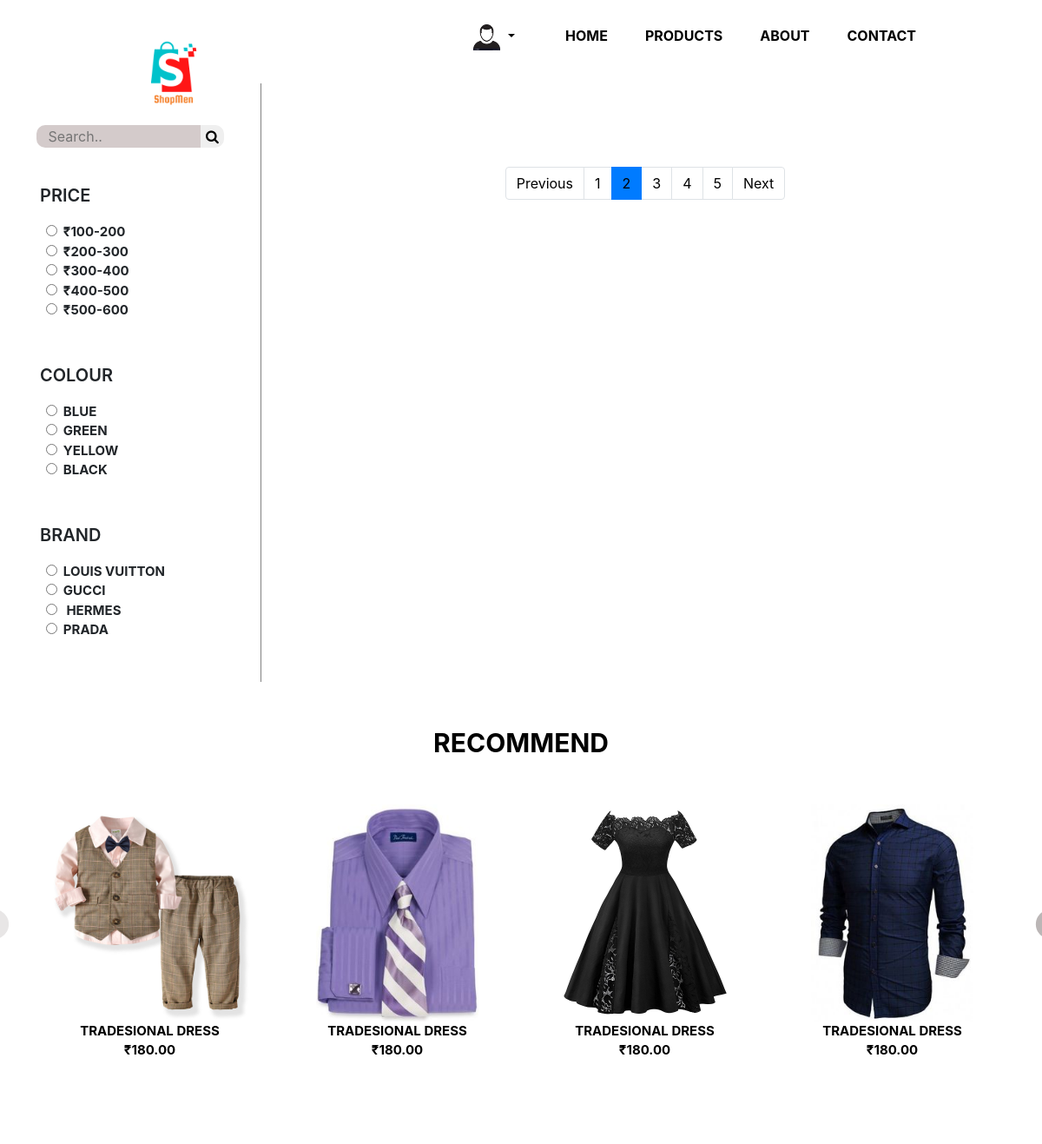
The app's page /Logged_in_product_page.php (upper part), older data.
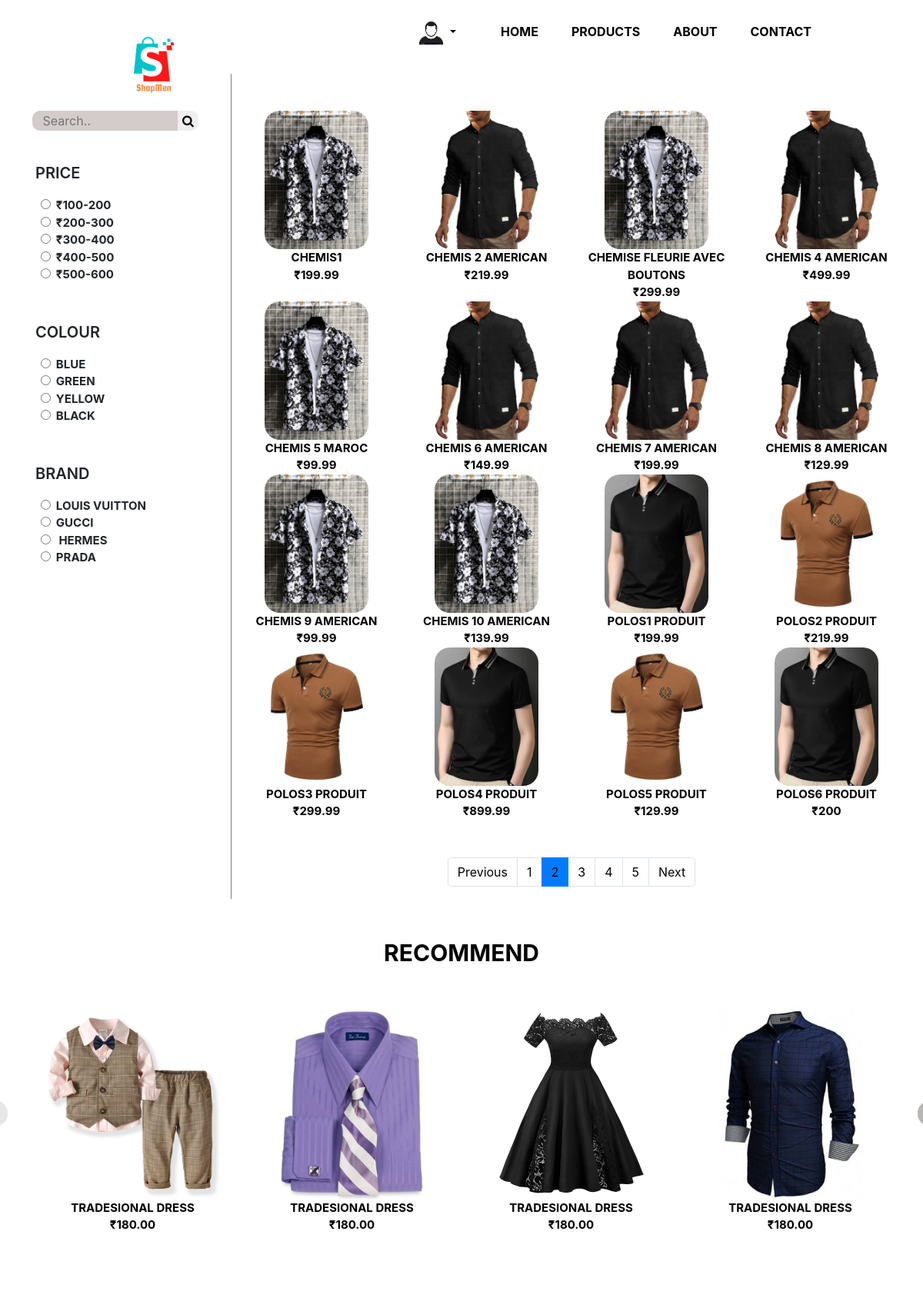
The same page, newer data.
### tables this page shows
CREATE TABLE IF NOT EXISTS `produit` (
  `id_produit` int(11) NOT NULL AUTO_INCREMENT,
  `prod_nom` varchar(50) NOT NULL,
  `prod_description` text NOT NULL,
  `prod_prix` float NOT NULL,
  `prod_img` varchar(20) NOT NULL,
  `id_cat` int(11) NOT NULL,
  PRIMARY KEY (`id_produit`),
  KEY `etrangeree` (`id_cat`)
);

### Logged_in_product_page.php (the view, shortened to what this page needs)
<?php
    require_once('dbconn.php');
    $req ="SELECT * FROM produit LIMIT 16";
    $ps=$pdo->prepare($req);
    $ps->execute();
?>
<html>
    <head>
        <link rel="stylesheet" href="https://maxcdn.bootstrapcdn.com/bootstrap/4.5.0/css/bootstrap.min.css">
        <link rel="stylesheet" href="CSS_files/ecommerce-price-men.css">
        <link rel="stylesheet" href="https://unpkg.com/aos@next/dist/aos.css" />
        <link rel="stylesheet" href="https://cdnjs.cloudflare.com/ajax/libs/font-awesome/4.7.0/css/font-awesome.min.css">
        <link rel="stylesheet" type="text/css" href="https://cdnjs.cloudflare.com/ajax/libs/slick-carousel/1.9.0/slick.min.css"/>
        <link rel="stylesheet" type="text/css" href="Plugins/slick-master/slick/slick-theme1.css"/>
        <link rel="stylesheet" type="text/css" href="https://cdnjs.cloudflare.com/ajax/libs/paginationjs/2.1.5/pagination.css"/>
    </head>
    <body>
        <div class="container-fluid text-white" id="change-color">
            <div class="row" id="top-containt">
              <div class="col-4 text-center">
                <br><br> <a href="login-ecommerce.html"><img src="Images/shopping-logo.png" style="width:100px;height:100px;" class="color logo-1 logo-sift"></a>
              </div>
              <div class="col-8 pt-4 mt-1 text-center">
                <span class="dropdown dropdown-toggle profile" data-toggle="dropdown" style="color:black" >
                  <a href="#/"><img src="Images/profile-icon.png" class="profile-icon color"></a>
                </span>
                <span class="menu-1"><a href="login-ecommerce.html" class="color">home</a></span>
                <span class="menu"><a href="Logged_in_product_page.php" class="color">products</a></span>
                <span class="menu"><a href="logged_in_about_us.html" class="color">about</a></span>
                <span class="menu"><a href="contact-form.html" class="color">contact</a></span>
              </div>
            </div>
        </div>
          <div class="container-fluid mt-5 pt-5">
            <div class="row">
              <div class="col-xl-3 col-lg-3 col-md-3 col-sm-12 col-12">
                <div class="container large-left-sider">
                  <div class="row">
                    <div class="col-12 px-0 pt-5 pb-4 text-center pl-0">
                      <input class="search-box" type="text" placeholder="Search.." ><span><button class="search-button"><i class="fa fa-search" id="search-icon"></i></button></span>
                    </div>
                  </div>
                  <div class="row pl-3">
                    <div class="col-12 pt-3">
                      <p style="font-size:20px;text-transform: uppercase;font-weight: 600;">price</p>
                      <span  class="text-bold" name="select-price"><input type="radio" name="price" class="open-content-one-hundred"> &nbsp;&#8377;100-200</span><br>
                      <span  class="text-bold" name="select-price"><input type="radio" name="price" class="open-content-two-hundred"> &nbsp;&#8377;200-300</span><br>
                      <span  class="text-bold" name="select-price"><input type="radio" name="price" class="open-content-three-hundred"> &nbsp;&#8377;300-400</span><br>
                      <span  class="text-bold" name="select-price"><input type="radio"  name="price" class="open-content-four-hundred"> &nbsp;&#8377;400-500</span><br>
                      <span  class="text-bold" name="select-price"><input type="radio"  name="price" class="open-content-five-hundred"> &nbsp;&#8377;500-600</span><br>
                    </div>
                    <div class=" col-12 pt-5">
                      <p style="font-size:20px;text-transform: uppercase;font-weight: 600;">colour</p>
                      <span class="text-bold"><input type="radio" name="color" class="open-content-three-hundred"> &nbsp;blue</span><br>
                      <span class="text-bold"><input type="radio" name="color" class="open-content-five-hundred"> &nbsp;green</span><br>
                      <span class="text-bold"><input type="radio" name="color" class="open-content-two-hundred"> &nbsp;yellow</span><br>
                      <span class="text-bold"><input type="radio" name="color" class="open-content-four-hundred"> &nbsp;black</span><br>
                    </div>
                    <div class=" col-12 pb-5 pt-5">
                      <p style="font-size:20px;text-transform: uppercase;font-weight: 600;">brand</p>
                      <span  class="text-bold"><input type="radio" name="brand" class="open-content-two-hundred"> &nbsp;LOUIS VUITTON</span><br>
                      <span  class="text-bold"><input type="radio" name="brand" class="open-content-three-hundred"> &nbsp;GUCCI</span><br>
                      <span  class="text-bold"><input type="radio" name="brand" class="open-content-four-hundred"> &nbsp; HERMES</span><br>
                      <span  class="text-bold"><input type="radio" name="brand" class="open-content-five-hundred"> &nbsp;PRADA</span><br>
                    </div>
                  </div>
                </div>
              </div>
<div class="col-xl-9 col-lg-9 col-md-9 col-sm-12 col-12 pl-0" style="border-left:1px solid grey">
  <div class="container large-right-sider">
    <div class="row pt-5 hide-front-page">
        <?php while($produit=$ps->fetch()) { ?>
          <div class="col-xl-3 col-lg-4 col-md-4 col-sm-6  text-center">
             <a href="logged_in_for-each-image.html#\"><img src="productimages/<?php echo($produit['prod_img']);?>" class="img-men" data-aos="fade-up" style="border-radius:20px;height:180px"></a><br>
             <a href="logged_in_for-each-image.html#\"><span class="image-lable" data-aos="fade-up"><?php echo($produit['prod_nom']); ?><br>&#8377;<?php echo($produit['prod_prix']); ?></span></a>
          </div>
        <?php } ?>
        </div>
         <div class="row next-page-header pt-5">
          <div class="col next-page" style="z-index: 0;">
            <ul class="pagination" style="display: flex;justify-content: center;">
              <li class="page-item prev"><a class="page-link" href="#/"  style="color:black">Previous</a></li>
              <li class="page-item open-content-one-hundred" id="one-hundred"><a class="page-link" href="#/"  style="color:black">1</a></li>
              <li class="page-item open-content-two-hundred active"><a class="page-link" href="#/"  style="color:black">2</a></li>
              <li class="page-item open-content-three-hundred"><a class="page-link" href="#/"  style="color:black">3</a></li>
              <li class="page-item open-content-four-hundred"><a class="page-link" href="#/"  style="color:black">4</a></li>
              <li class="page-item open-content-five-hundred"><a class="page-link" href="#/"  style="color:black">5</a></li>
              <li class="page-item next"><a class="page-link" href="#/"  style="color:black">Next</a></li>
            </ul>
          </div>
        </div>
      </div>
    </div>
  </div>
</div>
<div class="container" style="height:80vh">
  <div class="row">
    <div class="col-sm-12 text-center pt-5">
     <a href="logged_in_for-each-image.html#\"><span style="text-transform: uppercase;font-weight: 700;font-size:30px;">recommend</span></a>
    </div>
  </div>
  <div class="row single-slider pt-5">
    <div class="col text-center">
      <a href="logged_in_for-each-image.html#\"><span style="display:flex;justify-content: center;"><img src="Images/boys-dress-1.jpeg" height="250px" style="background-color:black"></span></a>
       <a href="logged_in_for-each-image.html#\"><span class="image-lable">tradesional dress<br>&#8377;180.00</span></a>
    </div>
    <div class="col  text-center">
      <a href="logged_in_for-each-image.html#\"><span style="display:flex;justify-content: center;"><img src="Images/mens-dress-2.jpg" height="250px"></span></a>
       <a href="logged_in_for-each-image.html#\"><span class="image-lable">tradesional dress<br>&#8377;180.00</span></a>
    </div>
    <div class="col  text-center">
      <a href="logged_in_for-each-image.html#\"><span style="display:flex;justify-content: center;"><img src="Images/ladies-dress-1.jpg" height="250px"></span></a>
       <a href="logged_in_for-each-image.html#\"><span class="image-lable">tradesional dress<br>&#8377;180.00</span></a>
    </div>
    <div class="col text-center">
      <a href="logged_in_for-each-image.html#\"><span style="display:flex;justify-content: center;"><img src="Images/mens-dress-4.jpg" height="250px"></span></a>
       <a href="logged_in_for-each-image.html#\"><span class="image-lable">tradesional dress<br>&#8377;180.00</span></a>
    </div>
  </div>
</div>
    </body>
</html>

### CSS_files/ecommerce-price-men.css (style rules this page uses)
html,body { overflow-x: hidden;overflow-y: auto; }
.menu-1 { text-transform:uppercase;margin-left:7%;font-weight:bold }
.menu { text-transform:uppercase;margin-left:5%;font-weight:bold }
.profile-icon { height:30px; }
.color { color:black;text-decoration: none; }
.profile-icon::after { content:"hello user";height:10%;width:10%;background-color: firebrick; }
#change-color { position:fixed;transition: 0.2s linear;z-index:1; }
.logo-sift { margin-top:-7%;margin-bottom:-6%; }
.search-box { width:70%;border:transparent;border-bottom-left-radius:10px;border-top-left-radius:10px;padding-left:5%;background-color: rgb(212, 203, 203); }
#search-icon { height:20px;margin-top:4px }
.search-button { border:transparent;border-bottom-right-radius:10px;border-top-right-radius:10px; }
.image-lable { font-size:15px;font-weight:bold;text-transform: uppercase; }
.text-bold { text-transform:uppercase;font-weight:700;font-size:15px;padding-left:3%; }

### Logged_in_product_page.php (style rules this page uses)
a { color:black }

Row changes from the older to the newer data that the page shows:
added produit: prod_img (picture), prod_nom "CHEMIS1", prod_prix "199.99"
added produit: prod_img (picture), prod_nom "CHEMIS 2 AMERICAN", prod_prix "219.99"
added produit: prod_img (picture), prod_nom "CHEMISE FLEURIE AVEC BOUTONS", prod_prix "299.99"
added produit: prod_img (picture), prod_nom "CHEMIS 4 AMERICAN", prod_prix "499.99"
added produit: prod_img (picture), prod_nom "CHEMIS 5 MAROC", prod_prix "99.99"
added produit: prod_img (picture), prod_nom "CHEMIS 6 AMERICAN", prod_prix "149.99"
added produit: prod_img (picture), prod_nom "CHEMIS 7 AMERICAN", prod_prix "199.99"
added produit: prod_img (picture), prod_nom "CHEMIS 8 AMERICAN", prod_prix "129.99"
added produit: prod_img (picture), prod_nom "CHEMIS 9 AMERICAN", prod_prix "99.99"
added produit: prod_img (picture), prod_nom "CHEMIS 10 AMERICAN", prod_prix "139.99"
added produit: prod_img (picture), prod_nom "POLOS1 PRODUIT", prod_prix "199.99"
added produit: prod_img (picture), prod_nom "POLOS2 PRODUIT", prod_prix "219.99"
added produit: prod_img (picture), prod_nom "POLOS3 PRODUIT", prod_prix "299.99"
added produit: prod_img (picture), prod_nom "POLOS4 PRODUIT", prod_prix "899.99"
added produit: prod_img (picture), prod_nom "POLOS5 PRODUIT", prod_prix "129.99"
added produit: prod_img (picture), prod_nom "POLOS6 PRODUIT", prod_prix "200"
